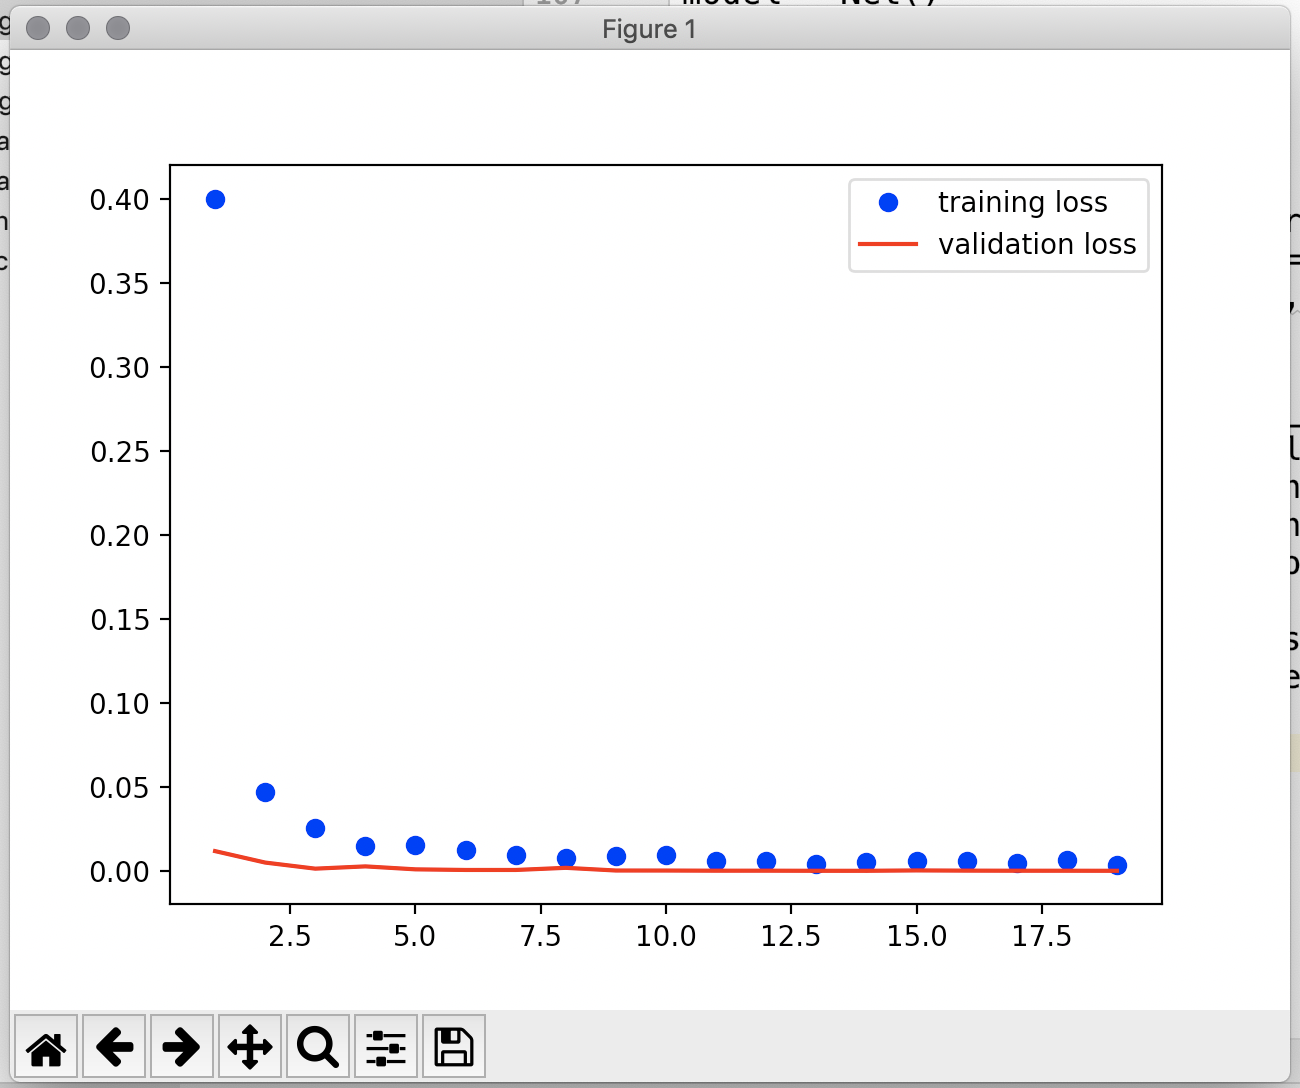

Recreate this plot in Python.
from glob import glob
import os
import numpy as np
import matplotlib.pyplot as plt
import shutil
from torchvision import transforms
from torchvision import models
import torch
from torch.autograd import Variable
import torch.nn as nn
import torch.nn.functional as F
from torch.optim import lr_scheduler
from torch import optim
from torchvision.datasets import ImageFolder
from torchvision.utils import make_grid
from torch.utils.data import Dataset,DataLoader
import time

def imshow(inp,cmap=None):
    """Imshow for Tensor."""
    inp = inp.numpy().transpose((1, 2, 0))
    mean = np.array([0.485, 0.456, 0.406])
    std = np.array([0.229, 0.224, 0.225])
    inp = std * inp + mean
    inp = np.clip(inp, 0, 1)
    plt.imshow(inp,cmap)


def fit(epoch, model, data_loader, phase='training', volatile=False):
    if phase == 'training':
        model.train()
    if phase == 'validation':
        model.eval()
        volatile = True
    running_loss = 0.0
    running_correct = 0
    for batch_idx, (data, target) in enumerate(data_loader):
        if is_cuda:
            data, target = data.cuda(), target.cuda()
        data, target = Variable(data, volatile), Variable(target)
        if phase == 'training':
            optimizer.zero_grad()
        output = model(data)
        loss = F.nll_loss(output, target)

        #running_loss += F.nll_loss(output, target, size_average=False).data[0]
        running_loss += F.nll_loss(output, target, size_average=False).data
        preds = output.data.max(dim=1, keepdim=True)[1]
        running_correct += preds.eq(target.data.view_as(preds)).cpu().sum()
        if phase == 'training':
            loss.backward()
            optimizer.step()

    loss = running_loss / len(data_loader.dataset)
    accuracy = 100. * running_correct / len(data_loader.dataset)

    print(f'{phase} loss is {loss} and {phase} accuracy is {running_correct}/{len(data_loader.dataset)} = {accuracy}')
    return loss, accuracy

is_cuda = False
if torch.cuda.is_available():
    is_cuda = True

simple_transform = transforms.Compose([transforms.Resize((64, 64))
                                       ,transforms.ToTensor()
                                       ,transforms.Normalize([0.485, 0.456, 0.406], [0.229, 0.224, 0.225])
                                      ])
train = ImageFolder('images/train/',simple_transform)
valid = ImageFolder('images/valid/',simple_transform)

print(train.class_to_idx)
print(train.classes)

#imshow(valid[770][0])
#plt.show()

train_data_loader = torch.utils.data.DataLoader(train,batch_size=32,num_workers=3,shuffle=True)
valid_data_loader = torch.utils.data.DataLoader(valid,batch_size=32,num_workers=3,shuffle=True)

class Net(nn.Module):
    def __init__(self):
        super().__init__()
        self.conv1 = nn.Conv2d(3, 10, kernel_size=5)
        self.conv2 = nn.Conv2d(10, 20, kernel_size=5)
        self.conv2_drop = nn.Dropout2d()
        self.fc1 = nn.Linear(3380, 50)
        self.fc2 = nn.Linear(50, 4)


    def forward(self, x):
        x = F.relu(F.max_pool2d(self.conv1(x), 2))
        x = F.relu(F.max_pool2d(self.conv2_drop(self.conv2(x)), 2))
        #print(self.num_flat_features(x))
        x = x.view(x.size(0), -1)
        x = F.relu(self.fc1(x))
        x = F.dropout(x, training=self.training)
        x = F.relu(self.fc2(x))
        return F.log_softmax(x,dim=1)

    def num_flat_features(self, x):
        size = x.size()[1:]
        num_features = 1
        for s in size:
            num_features *= s
        return num_features  # 400, not 144

model = Net()

if is_cuda:
    model.cuda()


optimizer = optim.SGD(model.parameters(),lr=0.01,momentum=0.5)
train_losses , train_accuracy = [],[]
val_losses , val_accuracy = [],[]
for epoch in range(1,20):
    epoch_loss, epoch_accuracy = fit(epoch,model,train_data_loader,phase='training')
    val_epoch_loss , val_epoch_accuracy = fit(epoch,model,valid_data_loader,phase='validation')
    train_losses.append(epoch_loss)
    train_accuracy.append(epoch_accuracy)
    val_losses.append(val_epoch_loss)
    val_accuracy.append(val_epoch_accuracy)

plt.plot(range(1, len(train_losses)+1), train_losses, 'bo', label='training loss')
plt.plot(range(1, len(val_losses)+1), val_losses, 'r', label='validation loss')
plt.legend()
plt.show()
